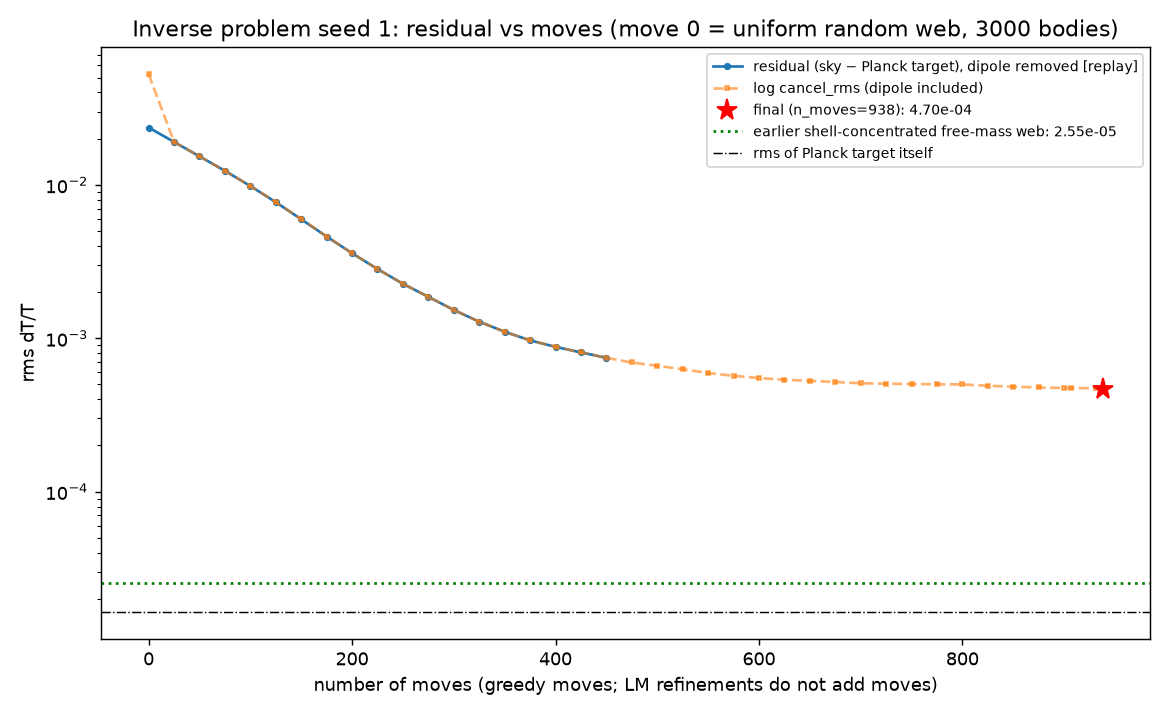

Generate this figure with Python:
# (a) Residual vs number of moves, seed 1. Residual = (bg + web sky) - Planck low-l target Tobs (l=2..40 tapered, no monopole/dipole).
# Dipole-removed rms from the deterministic replay snapshots (replay/snap_s1_*.npz, written by inverse2_replay.py, which reproduces
# inv_s1.log cycle-by-cycle); move 0 = pure uniform random web. Also plots the log's cancel_rms (std of Resid-Tobs, dipole INCLUDED).
import glob,re,ast,json,numpy as np,healpy as hp,matplotlib;matplotlib.use('Agg');import matplotlib.pyplot as plt
W='/workspace/coepdf/joint_solve/phase5/web/inverse/'
def fin(x,n):
    if not np.all(np.isfinite(x)):raise SystemExit('NONFINITE '+n)
    return x
z0=np.load(W+'replay/snap_s1_0000.npz');T=z0['Tobs'];B=z0['B'];nm,rd,rs=[],[],[]
for f in sorted(glob.glob(W+'replay/snap_s1_*.npz')):
    z=np.load(f);m=fin(z['Rmap'],f);nm.append(int(f[-8:-4]));rd.append(float(hp.remove_dipole(m-T).std()));rs.append(float(hp.remove_dipole(m).std()))
# NOTE: replay files are overwritten per n_moves; repeated LM-only cycles at the same n_moves keep the last one.
cy=[ast.literal_eval(l[6:]) for l in open(W+'inv_s1.log') if l.startswith('cycle ')]
fz=np.load(W+'inv_s1.npz');Rf=fin(fz['Resid'],'Resid');fin_nd=float(hp.remove_dipole(Rf-T).std());nf=json.load(open(W+'inv_s1.json'))['n_moves']
old=np.load('/workspace/coepdf/joint_solve/phase5/p5_web_RA0.01_M1e22.npz');old_nd=float(hp.remove_dipole(old['Resid']-old['Tobs']).std())
fig,ax=plt.subplots(figsize=(9,5.5))
ax.plot(nm,rd,'o-',ms=3,label='residual (sky − Planck target), dipole removed [replay]')
ax.plot([0]+[c['n_moves'] for c in cy],[float((z0['Rmap']-T).std())]+[c['cancel_rms'] for c in cy],'s--',ms=2,alpha=0.6,label='log cancel_rms (dipole included)')
ax.plot(nf,fin_nd,'r*',ms=12,label=f'final (n_moves={nf}): {fin_nd:.2e}')
ax.axhline(old_nd,color='g',ls=':',label=f'earlier shell-concentrated free-mass web: {old_nd:.2e}')
ax.axhline(float(hp.remove_dipole(T).std()),color='k',ls='-.',lw=0.8,label='rms of Planck target itself')
ax.set_yscale('log');ax.set_xlabel('number of moves (greedy moves; LM refinements do not add moves)');ax.set_ylabel('rms dT/T')
ax.set_title('Inverse problem seed 1: residual vs moves (move 0 = uniform random web, 3000 bodies)');ax.legend(fontsize=8);fig.tight_layout()
fig.savefig(W+'rms_vs_moves.png',dpi=130)
json.dump(dict(n_moves=nm,rms_nodip_resid=rd,rms_nodip_sky=rs,final_n=nf,final_rms_nodip_resid=fin_nd,old_web_rms_nodip_resid=old_nd),open(W+'rms_vs_moves.json','w'),indent=1)
print(nm[0],rd[0],nf,fin_nd,old_nd)
